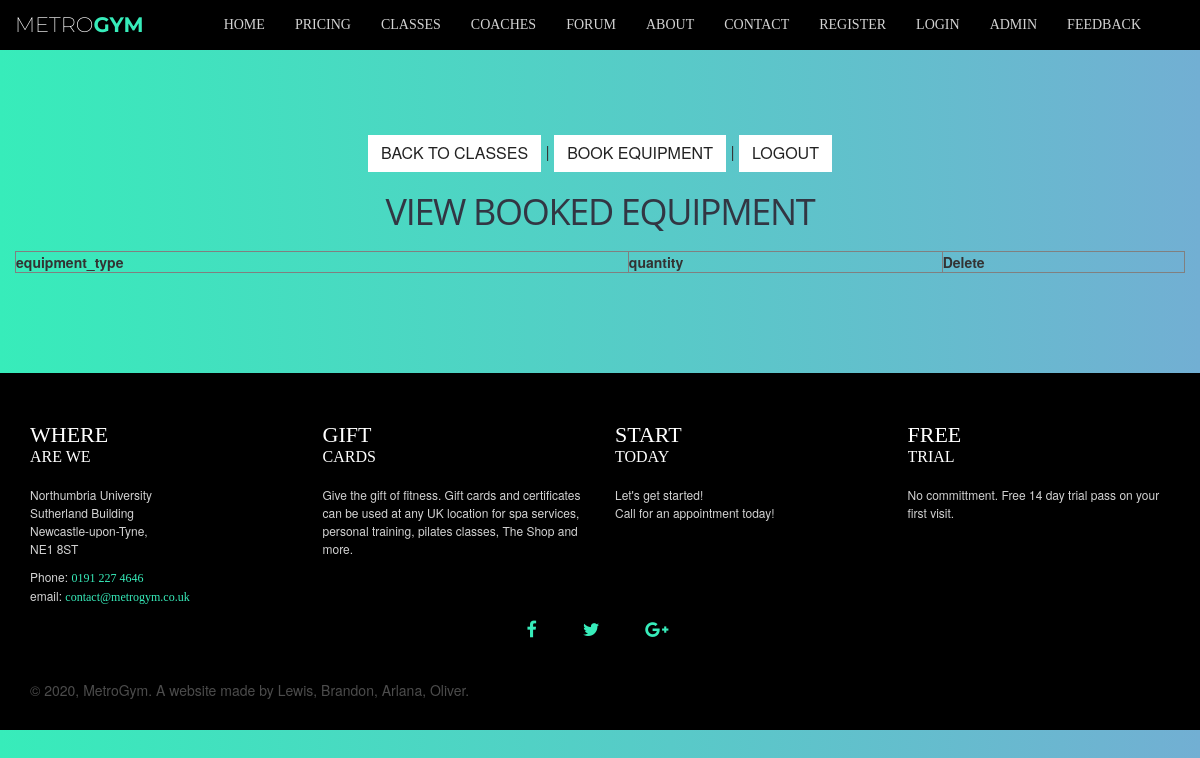
Page /admin/viewEquipment.php on the earlier database version.
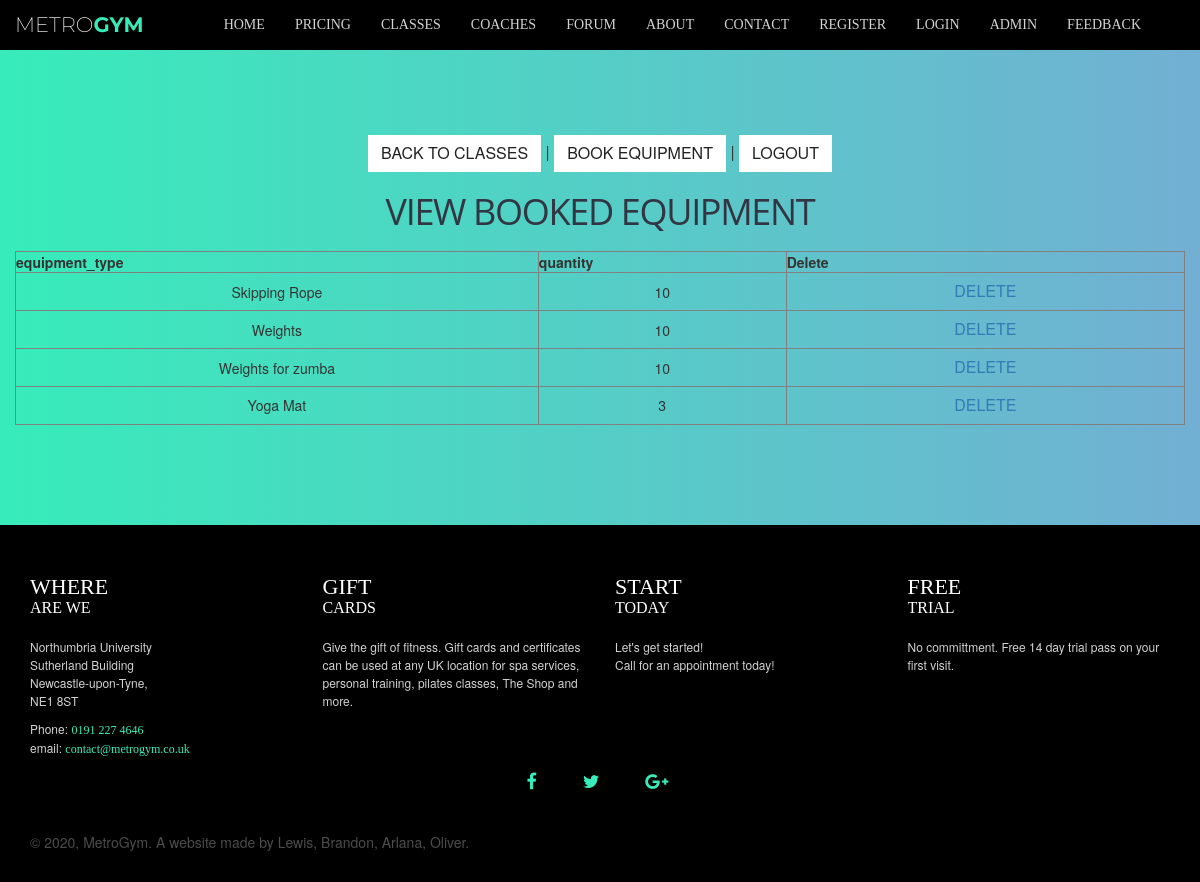
Same page on the later database version.
### tables this page shows
CREATE TABLE `tblequipment` (
  `equipment_type` varchar(64) NOT NULL,
  `quantity` int(30) NOT NULL
);

### admin/viewEquipment.php (the view, shortened to what this page needs)
<?php
require_once "../server/config/config.php";
include('../group/global/makeHeader.php');
echo makeHeader();
?>
<!DOCTYPE html>
<html>
<head>
<link rel="stylesheet" href="style.css">
</head>
<body id="page-top" class="page admin">
<?php include('../group/global/makeNav.php');
    echo makeNav();
?>
<body>
<section class="admin">
<div class="container">
     <div class ="row">
            <div style = "text-align: center;">
<div class="form">
<p><a class="btn btn-default" href="classes.php">Back to classes</a>
| <a class="btn btn-default" href="insertEquipment.php">Book equipment</a>
| <a class="btn btn-default" href="adminLogout.php">Logout</a></p>
<h2>View Booked Equipment</h2>
<br>
<table width="100%" border="1" style="border-collapse:collapse;">
<thead>
<tr>
<th><strong>equipment_type</strong></th>
<th><strong>quantity</strong></th>
<th><strong>Delete</strong></th>
</tr>
</thead>
<tbody>
<?php
$sel_query="SELECT * FROM tblequipment ORDER BY equipment_type";
$result = mysqli_query($link, $sel_query);
while($row = mysqli_fetch_assoc($result))
{ ?>
    <tr>
    <td allign="center"><?php echo $row["equipment_type"]; ?></td>
    <td allign="center"><?php echo $row["quantity"]; ?></td>
    <td allign="center">
    <a class="btn btn-link" href="deleteEquipment.php?equipment_type=<?php echo $row["equipment_type"]; ?>">Delete</a>
    </td>
    </tr>
    <?php
} ?>
</tbody>
</table>
</div>
</section>
</body>
</html>
<?php
include('../group/global/makeFooter.php');
echo makeFooter();
?>

### group/global/makeHeader.php (shortened to what this page needs)
<?php
function makeHeader()
{
   $header = <<<HEADER
    <!DOCTYPE html>
    <html lang="en">
    <head>
       <meta charset="utf-8">
       <meta name="viewport" content="width=device-width, initial-scale=1">
       <title>MetroGym - Home</title>
       <link rel="shortcut icon" type="image/x-icon"
          href="https://static1.squarespace.com/static/54627257e4b0f587f5d3706c/t/54628d1ce4b073a05b571f08/favicon.ico" />
       <link rel="stylesheet" href="https://maxcdn.bootstrapcdn.com/bootstrap/3.3.7/css/bootstrap.min.css"
>
       <link href="/teamproject/resources/css/style.css" rel="stylesheet">
       <link rel="stylesheet" href="https://stackpath.bootstrapcdn.com/font-awesome/4.7.0/css/font-awesome.min.css">
    </head>
HEADER;
   return $header;
}
?>

### group/global/makeNav.php
<?php
function makeNav()
{
   $nav = <<<NAV
    <nav id="mainNav" class="navbar navbar-default navbar-fixed-top">
    <div class="container-fluid">
       <div class="navbar-header">
          <button type="button" class="navbar-toggle collapsed" data-toggle="collapse"
             data-target="#bs-example-navbar-collapse-1">
             <span class="sr-only">Toggle navigation</span> Menu <i class="fa fa-bars"></i>
          </button>
          <a class="navbar-brand logo" href="/teamproject/index.php"><span style="font-weight:200; color:white;">Metro</span><span
                style="font-weight:700; color:#37ecba;">Gym</span></a>
       </div>
       <div class="collapse navbar-collapse" id="bs-example-navbar-collapse-1">
          <ul class="nav navbar-nav navbar-left">
             <li>
                <a class="page-scroll" href="/teamproject/index.php">Home</a>
             </li>
             <li>
                <a class="page-scroll" href="/teamproject/group/pricing.php">Pricing</a>
             </li>
             <li>
                <a class="page-scroll" href="/teamproject/classes/classes.php">Classes</a>
             </li>
             <li>
                <a class="page-scroll" href="/teamproject/group/coaches.php">Coaches</a>
             </li>
             <li>
               <a class="page-scroll" href="/teamproject/forum/forum.php">Forum</a>
            </li>
             <li>
                <a class="page-scroll" href="/teamproject/group/about.php">About</a>
             </li>
             <li>
                <a class="page-scroll" href="/teamproject/group/contact.php">Contact</a>
             </li>
             <li>
                <a class="page-scroll" href="/teamproject/group/register.php">Register</a>
             </li>
             <li>
               <a class="page-scroll" href="/teamproject/group/login.php">Login</a>
             </li>
             <li>
               <a class="page-scroll" href="/teamproject/admin/adminLogin.php">Admin</a>
             </li>
             <li>
               <a class="page-scroll" href="/teamproject/membership/feedback.php">Feedback</a>
             </li>
          </ul>
       </div>
    </div>
 </nav>
NAV;
   return $nav;
}
?>

### group/global/makeFooter.php (shortened to what this page needs)
<?php
function makeFooter()
{
  $footer = <<<FOOTER
    <section class="footer">
    <div class="container">
      <div class="row">
        <div class="col-md-3 col-sm-12">
          <div class="title">
            <h3>Where <span>are we</span></h3>
          </div>
          <p>
          <span>Northumbria University</span>
          <span>Sutherland Building</span>
          <span>Newcastle-upon-Tyne,</br> NE1 8ST</span>
          </p>
          <p>
            <span>Phone: <b><a href="tel:0191 227 4646">0191 227 4646</a></b></span>
            <span>email: <b><a href="mailto:contact@metrogym.co.uk">contact@metrogym.co.uk</a></b></span>
          </p>
        </div>
        <div class="col-md-3 col-sm-12">
          <div class="title">
            <h3>gift <span>cards</span></h3>
          </div>
          <p>Give the gift of fitness. Gift cards and certificates can be used at any UK location for spa services,
            personal training, pilates classes, The Shop and more.</p>
        </div>
        <div class="col-md-3 col-sm-12">
          <div class="title">
            <h3>Start <span>today</span></h3>
          </div>
          <p>Let's get started!<br>
            Call for an appointment today!
          </p>
        </div>
        <div class="col-md-3 col-sm-12">
          <div class="title">
            <h3>free <span>Trial</span></h3>
          </div>
          <p>No committment. Free 14 day trial pass on your first visit.</p>
        </div>
      </div>
      <ul class="list-unstyled list-inline text-center">
          <li class="list-inline-item">
              <a class="btn-floating btn-fb btn-lg mx-1">
                  <i class="fa fa-facebook"> </i>
              </a>
          </li>
          <li class="list-inline-item">
              <a class="btn-floating btn-tw btn-lg mx-1">
                  <i class="fa fa-twitter"> </i>
              </a>
          </li>
          <li class="list-inline-item">
              <a class="btn-floating btn-gplus btn-lg mx-1">
                  <i class="fa fa-google-plus"> </i>
              </a>
          </li>
      </ul>
      <div style="color:#4c4c4c; padding-top: 30px;">© 2020, MetroGym. A website made by Lewis, Brandon, Arlana, Oliver.
      </div>
    </div>
  </section>
</body>
</html>
FOOTER;
  return $footer;
}
?>

### resources/css/style.css (style rules this page uses)
html, body { height: 100%; width: 100%; }
body { font-family: 'ProximaNova-Regular', 'Helvetica Neue', Arial, sans-serif; }
a { -webkit-transition: all 0.35s; -moz-transition: all 0.35s; transition: all 0.35s; color: #37ecba; }
b { font-family: 'ProximaNova-Bold'; font-weight: normal; }
h1, h2, h3, h4 { font-family: 'Open Sans', 'Helvetica Neue', Arial, sans-serif; }
p { font-size: 16px; line-height: 1.5; margin-bottom: 20px; }
section { padding: 100px 0; }
a.navbar-brand.logo, a.navbar-brand.logo:hover { color: #37ecba; font-family: 'Montserrat', sans-serif; font-size: 1.5em; }
.navbar-default .navbar-nav>li>a { color: lightgray; }
.navbar-default { background-color: white; border: 0px; font-family: 'Montserrat', sans-serif; -webkit-transition: all 0.35s; -moz-transition: all 0.35s; transition: all 0.35s; }
.navbar-default .navbar-header .navbar-brand { color: #37ecba; font-family: 'Montserrat', sans-serif; font-weight: 700; text-transform: uppercase; margin-left: 15px; }
.navbar-default .nav>li>a, .navbar-default .nav>li>a:focus { text-transform: uppercase; font-family: 'ProximaNova-Bold'; font-size: 14px; text-align: center; }
.container-fluid>.navbar-collapse, .container-fluid>.navbar-header { background-color: black; }
@media (min-width: 768px) { .navbar-default { background-color: #1c1e26; border-color: rgba(255, 255, 255, 0.3); } }
@media (min-width: 768px) { .navbar-default .navbar-header .navbar-brand { color: rgba(255, 255, 255, 0.7); } }
@media (min-width: 768px) { .nav.navbar-nav.navbar-left { margin-left: 50px; } }
.btn-default { color: #222222; background-color: white; border-color: white; -webkit-transition: all 0.35s; -moz-transition: all 0.35s; transition: all 0.35s; }
.btn { font-size: 16px; border-radius: 0px; text-transform: uppercase; }
body { -webkit-tap-highlight-color: #222222; background-color: #252525; }
h2 { color: #323643; font-size: 36px; text-transform: uppercase; position: relative; letter-spacing: -1pt; margin: 0px; }
.footer { background-color: black; padding: 30px 0px; }
.footer .title { overflow: hidden; margin-bottom: 5px; }
.footer .title h3 { display: inline-block; vertical-align: middle; border-bottom: 1px solid black; padding-bottom: 5px; color: white; text-transform: uppercase; font-family: 'proxima_nova_blblack'; font-size: 30px; }
.footer .title h3 span { display: block; font-size: 18px; }
.footer p { color: lightgray; font-size: 12px; margin-bottom: 10px; }
.footer span { display: block; }
.page { background-image: linear-gradient(to right, #37ecba 0%, #72afd3 100%); background-size: cover; padding-top: 35px; }
.page .navbar-default { background-color: rgb(27, 29, 38); }
@media (max-width: 1200px) { .footer .title h3 { font-size: 22px; } }
@media (max-width: 1200px) { .footer .title h3 span { font-size: 16px; } }
@media (max-width: 1200px) { .container-fluid { padding: 0px; } }
@media (max-width: 1200px) { .navbar>.container-fluid .navbar-brand { margin-left: 0px; } }
.container-fluid { padding-right: 0 !important; padding-left: 0 !important; margin-right: 0 !important; margin-left: 0 !important; }

Differences in the rows shown:
added tblequipment: equipment_type "Skipping Rope", quantity "10"
added tblequipment: equipment_type "Weights", quantity "10"
added tblequipment: equipment_type "Weights for zumba", quantity "10"
added tblequipment: equipment_type "Yoga Mat", quantity "3"
